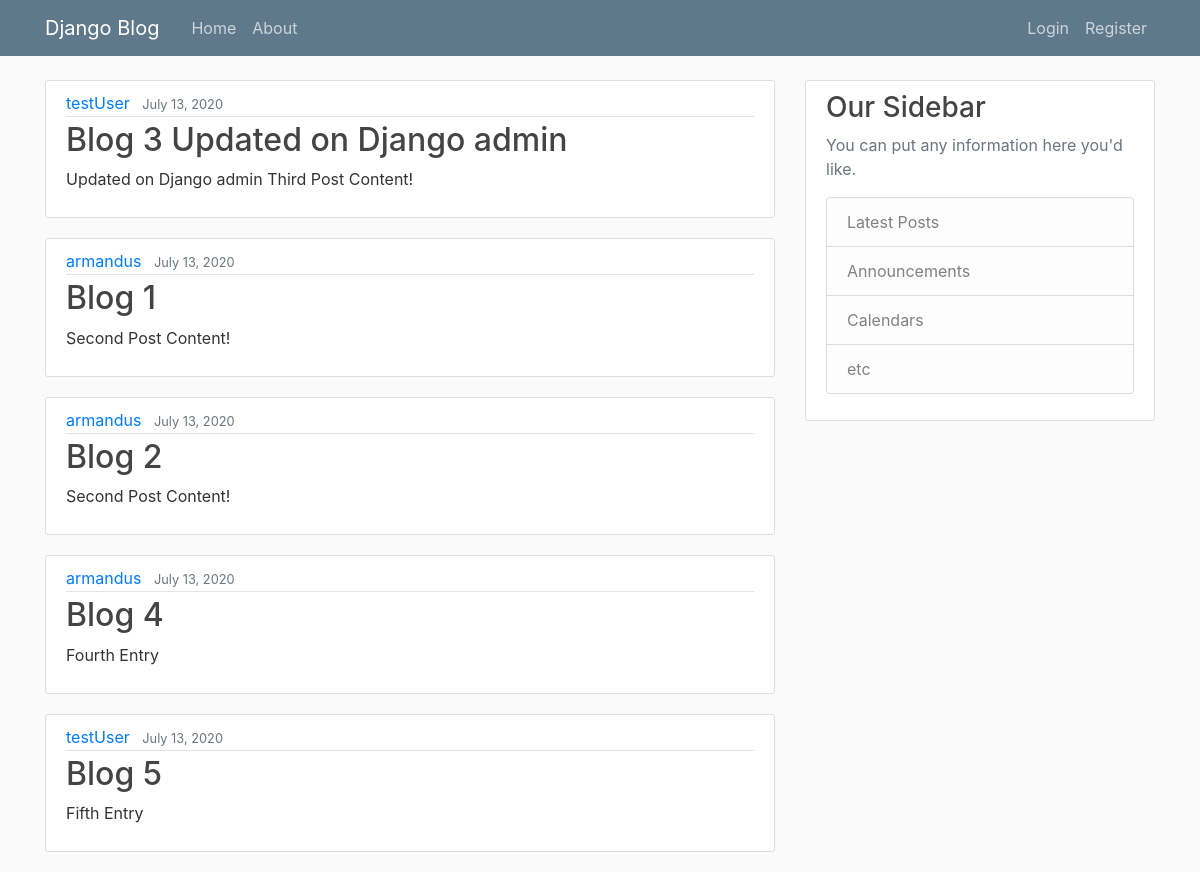
The page / on the database its author committed.
### blog/models.py (models this page shows, shortened)
class Post(models.Model):
    title = models.CharField(max_length=100)
    content = models.TextField()
    date_posted = models.DateTimeField(default=timezone.now)
    author = models.ForeignKey(User, on_delete=models.CASCADE)

### blog/views.py (the view)
# urls.py: path("", views.home, name="blog-home"),
def home(request):
    context = {
        'posts': Post.objects.all()
    }
    return render(request, 'blog/home.html', context)

### blog/templates/blog/home.html
{% extends 'blog/base.html'%}
{% block content %}
    {% for post in posts %}
        <article class="media content-section">
          <div class="media-body">
            <div class="article-metadata">
              <a class="mr-2" href="#">{{ post.author }}</a>
              <small class="text-muted">{{ post.date_posted|date:"F d, Y" }}</small>
            </div>
            <h2><a class="article-title" href="#">{{ post.title }}</a></h2>
            <p class="article-content">{{ post.content }}</p>
          </div>
        </article>
    {% endfor %}
{% endblock content%}

### blog/templates/blog/base.html (shortened to what this page needs)
{% load static %}
<!DOCTYPE html>
<html lang="en">
<head>
    <link rel="stylesheet" href="https://maxcdn.bootstrapcdn.com/bootstrap/4.0.0/css/bootstrap.min.css">
    <link rel="stylesheet" type="text/css" href="{% static 'blog/main.css'%}">
</head>
<body>
    <header class="site-header">
      <nav class="navbar navbar-expand-md navbar-dark bg-steel fixed-top">
        <div class="container">
          <a class="navbar-brand mr-4" href={% url 'blog-home'%}>Django Blog</a>
          <div class="collapse navbar-collapse" id="navbarToggle">
            <div class="navbar-nav mr-auto">
              <a class="nav-item nav-link" href={% url 'blog-home' %}>Home</a>
              <a class="nav-item nav-link" href={% url 'blog-about'%}>About</a>
            </div>
            <div class="navbar-nav">
              <a class="nav-item nav-link" href="#">Login</a>
              <a class="nav-item nav-link" href="#">Register</a>
            </div>
          </div>
        </div>
      </nav>
</header>
    <main role="main" class="container">
  <div class="row">
    <div class="col-md-8">
      {% block content %}{% endblock %}
    </div>
    <div class="col-md-4">
      <div class="content-section">
        <h3>Our Sidebar</h3>
        <p class='text-muted'>You can put any information here you'd like.
          <ul class="list-group">
            <li class="list-group-item list-group-item-light">Latest Posts</li>
            <li class="list-group-item list-group-item-light">Announcements</li>
            <li class="list-group-item list-group-item-light">Calendars</li>
            <li class="list-group-item list-group-item-light">etc</li>
          </ul>
        </p>
      </div>
    </div>
  </div>
</main>
</body>
</html>

### blog/static/blog/main.css (style rules this page uses)
body { background: #fafafa; color: #333333; margin-top: 5rem; }
h1, h2, h3, h4, h5, h6 { color: #444444; }
ul { margin: 0; }
.bg-steel { background-color: #5f788a; }
.site-header .navbar-nav .nav-link { color: #cbd5db; }
.content-section { background: #ffffff; padding: 10px 20px; border: 1px solid #dddddd; border-radius: 3px; margin-bottom: 20px; }
.article-title { color: #444444; }
.article-content { white-space: pre-line; }
.article-metadata { padding-bottom: 1px; margin-bottom: 4px; border-bottom: 1px solid #e3e3e3 }

### rows shown on the page
Post: author "testUser", date_posted "July 13, 2020", title "Blog 3 Updated on Django admin", content "Updated on Django admin Third Post Content!"
Post: author "armandus", date_posted "July 13, 2020", title "Blog 1", content "Second Post Content!"
Post: author "armandus", date_posted "July 13, 2020", title "Blog 2", content "Second Post Content!"
Post: author "armandus", date_posted "July 13, 2020", title "Blog 4", content "Fourth Entry"
Post: author "testUser", date_posted "July 13, 2020", title "Blog 5", content "Fifth Entry"
